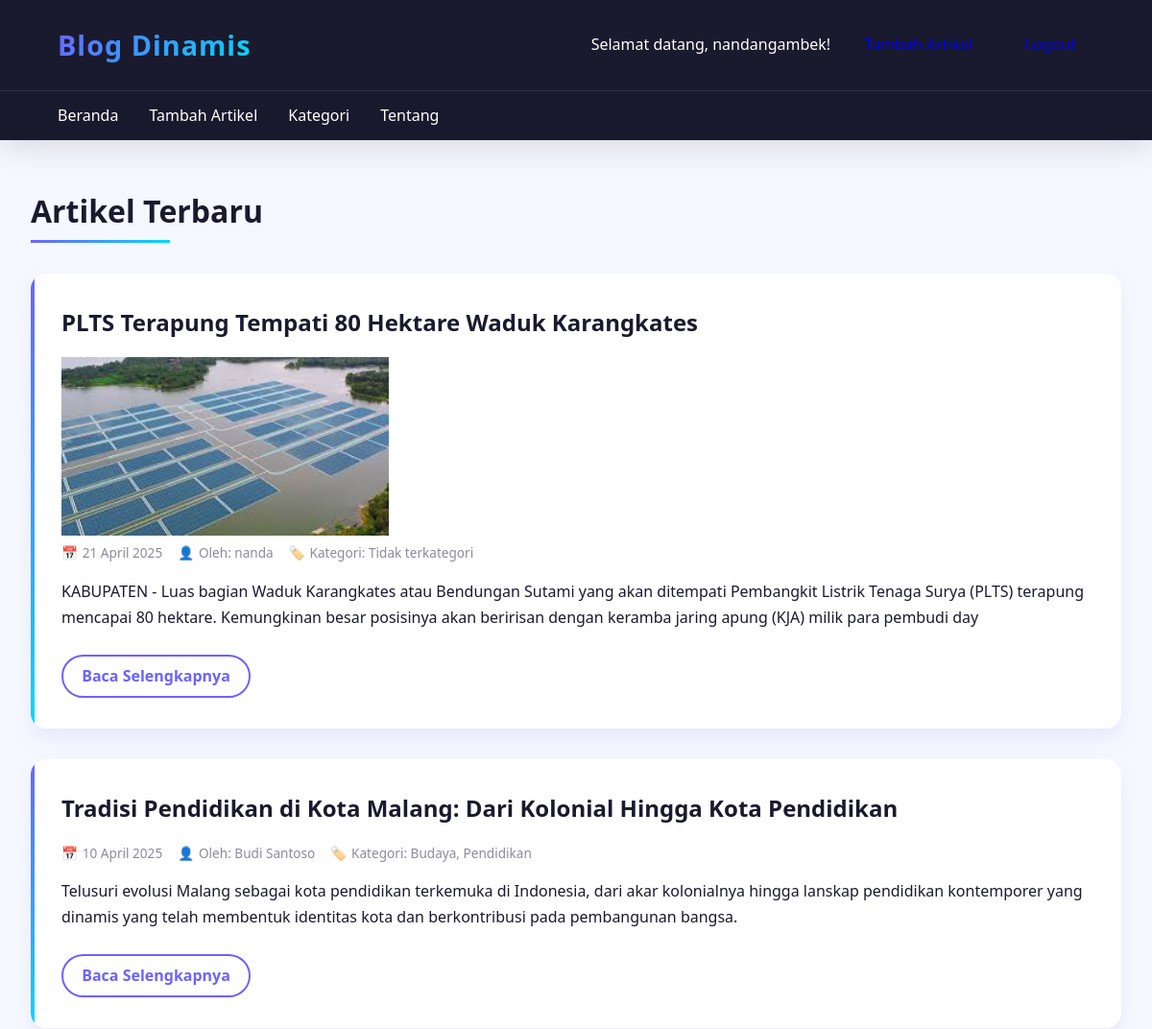
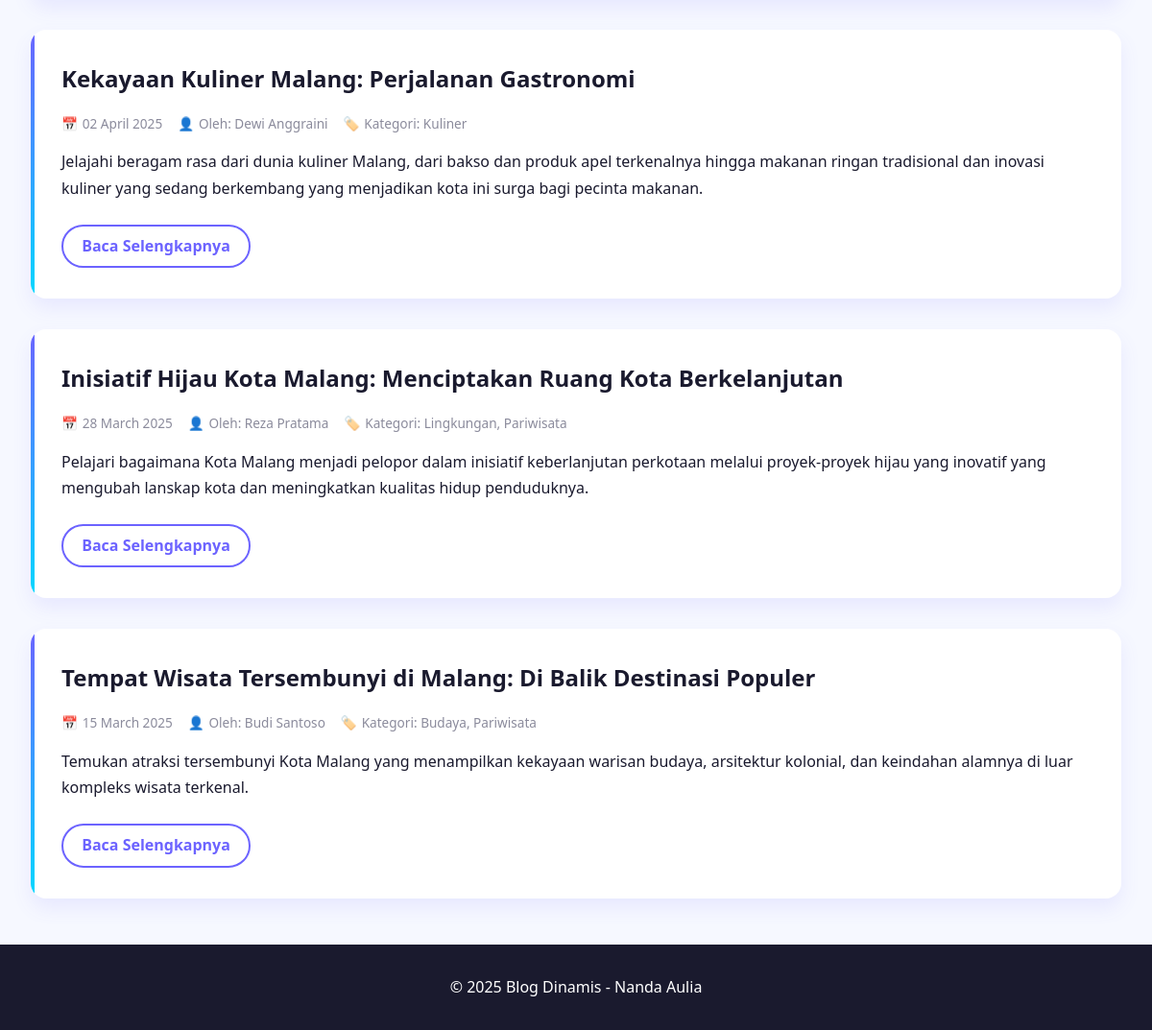
/index.php (signed in), run on the app's committed database (2 pictures, top to bottom).
### tables this page shows
CREATE TABLE IF NOT EXISTS `article` (
  `article_id` int NOT NULL AUTO_INCREMENT,
  `title` varchar(255) NOT NULL,
  `slug` varchar(100) NOT NULL,
  `content` text NOT NULL,
  `excerpt` varchar(255) DEFAULT NULL,
  `image_path` varchar(255) DEFAULT NULL,
  `status` enum('draft','published') DEFAULT 'draft',
  `published_at` datetime DEFAULT NULL,
  `created_at` timestamp NULL DEFAULT CURRENT_TIMESTAMP,
  `updated_at` timestamp NULL DEFAULT CURRENT_TIMESTAMP ON UPDATE CURRENT_TIMESTAMP,
  PRIMARY KEY (`article_id`),
  UNIQUE KEY `slug` (`slug`)
);

### index.php (the view, shortened to what this page needs)
<?php
require_once 'db_connect.php';
$query = "
    SELECT
        a.article_id,
        a.title,
        a.excerpt,
        a.content,
        a.published_at,
        a.image_path,
        GROUP_CONCAT(DISTINCT au.name SEPARATOR ', ') AS authors,
        GROUP_CONCAT(DISTINCT c.name SEPARATOR ', ') AS categories
    FROM
        article a
    LEFT JOIN
        article_author aa ON a.article_id = aa.article_id
    LEFT JOIN
        author au ON aa.author_id = au.author_id
    LEFT JOIN
        article_category ac ON a.article_id = ac.article_id
    LEFT JOIN
        category c ON ac.category_id = c.category_id
    WHERE
        a.status = 'published'
    GROUP BY
        a.article_id
    ORDER BY
        a.published_at DESC
";
$result = mysqli_query($conn, $query);
?>
<!DOCTYPE html>
<html lang="id">
<head>
    <link rel="stylesheet" href="styles/index.css">
</head>
<body>
    <header>
        <div class="header-container">
            <h1>Blog Dinamis</h1>
            <div class="user-section">
                <?php if(isset($_SESSION['user_id'])): ?>
                    <div class="user-profile">
                        <p>Selamat datang, <?php echo htmlspecialchars($_SESSION['username']); ?>!</p>
                        <a href="add_article.php" class="btn">Tambah Artikel</a>
                        <a href="logout.php" class="btn">Logout</a>
                    </div>
                <?php endif; ?>
            </div>
        </div>
        <nav>
            <ul>
                <li><a href="index.php">Beranda</a></li>
                <?php if(isset($_SESSION['user_id'])): ?>
                    <li><a href="add_article.php">Tambah Artikel</a></li>
                <?php endif; ?>
                <li><a href="#">Kategori</a></li>
                <li><a href="#">Tentang</a></li>
            </ul>
        </nav>
    </header>
    <main>
        <section class="articles">
            <h2>Artikel Terbaru</h2>
            <?php if (mysqli_num_rows($result) > 0): ?>
                <?php while ($row = mysqli_fetch_assoc($result)): ?>
                    <article class="article-card">
                        <h3><?php echo htmlspecialchars($row['title']); ?></h3>
                        <?php if (!empty($row['image_path'])): ?>
                            <div class="article-image">
                                <img src="<?php echo htmlspecialchars($row['image_path']); ?>" alt="<?php echo htmlspecialchars($row['title']); ?>">
                            </div>
                        <?php endif; ?>
                        <div class="article-meta">
                            <span class="date">
                                <?php echo date('d F Y', strtotime($row['published_at'])); ?>
                            </span>
                            <span class="authors">
                                Oleh: <?php echo htmlspecialchars($row['authors'] ?? 'Penulis tidak diketahui'); ?>
                            </span>
                            <span class="categories">
                                Kategori: <?php echo htmlspecialchars($row['categories'] ?? 'Tidak terkategori'); ?>
                            </span>
                        </div>
                        <?php if (!empty($row['excerpt'])): ?>
                            <p class="excerpt"><?php echo htmlspecialchars($row['excerpt']); ?></p>
                        <?php else: ?>
                            <p class="excerpt"><?php echo substr(strip_tags($row['content']), 0, 150) . '...'; ?></p>
                        <?php endif; ?>
                        <a href="article.php?id=<?php echo $row['article_id']; ?>" class="read-more">Baca Selengkapnya</a>
                    </article>
                <?php endwhile; ?>
            <?php else: ?>
                <p>Belum ada artikel yang dipublikasikan.</p>
            <?php endif; ?>
        </section>
    </main>
    <footer>
        <p>&copy; <?php echo date('Y'); ?> Blog Dinamis - Nanda Aulia</p>
    </footer>
</body>
</html>

### styles/index.css (style rules this page uses)
* { margin: 0; padding: 0; box-sizing: border-box; font-family: 'Poppins', 'Segoe UI', Tahoma, Geneva, Verdana, sans-serif; }
:root { --primary: #6c63ff; --primary-dark: #4b45b3; --secondary: #00d9ff; --dark: #1a1a2e; --light: #f6f8ff; --gray: #8b8b9c; --light-gray: #e6e8f0; --gradient: linear-gradient(135deg, var(--primary) 0%, var(--secondary) 100%); --shadow: 0 8px 30px rgba(0, 0, 0, 0.12); --card-shadow: 0 10px 20px rgba(108, 99, 255, 0.1); }
body { background-color: var(--light); color: var(--dark); line-height: 1.6; overflow-x: hidden; }
header { background: var(--dark); color: white; position: sticky; top: 0; z-index: 100; box-shadow: var(--shadow); }
.header-container { display: flex; justify-content: space-between; align-items: center; padding: 1.5rem 5%; }
header h1 { font-weight: 700; font-size: 1.8rem; background: var(--gradient); -webkit-background-clip: text; background-clip: text; color: transparent; letter-spacing: 1px; }
nav { background-color: rgba(26, 26, 46, 0.95); backdrop-filter: blur(8px); padding: 0.8rem 5%; border-top: 1px solid rgba(255, 255, 255, 0.1); }
nav ul { list-style: none; display: flex; gap: 2rem; }
nav ul li a { color: white; text-decoration: none; font-weight: 500; position: relative; padding: 0.5rem 0; transition: all 0.3s ease; }
nav ul li a::after { content: ''; position: absolute; bottom: 0; left: 0; width: 0; height: 2px; background: var(--gradient); transition: width 0.3s ease; }
.user-section { display: flex; align-items: center; }
.btn { padding: 0.6rem 1.2rem; border-radius: 50px; text-decoration: none; transition: all 0.3s ease; font-weight: 500; display: inline-block; text-align: center; border: none; cursor: pointer; }
.user-profile { display: flex; align-items: center; gap: 1rem; }
main { max-width: 1200px; margin: 3rem auto; padding: 0 2rem; }
.articles h2 { font-size: 2rem; margin-bottom: 2rem; position: relative; display: inline-block; padding-bottom: 0.5rem; }
.articles h2::after { content: ''; position: absolute; bottom: 0; left: 0; width: 60%; height: 3px; background: var(--gradient); }
.article-card { background: white; border-radius: 16px; padding: 2rem; margin-bottom: 2rem; box-shadow: var(--card-shadow); transition: transform 0.3s ease, box-shadow 0.3s ease; position: relative; overflow: hidden; }
.article-card::before { content: ''; position: absolute; top: 0; left: 0; width: 4px; height: 100%; background: var(--gradient); }
.article-card h3 { font-size: 1.5rem; margin-bottom: 1rem; color: var(--dark); }
.article-meta { display: flex; flex-wrap: wrap; gap: 1rem; font-size: 0.85rem; color: var(--gray); margin-bottom: 1rem; }
.article-meta span { display: flex; align-items: center; }
.date::before { content: '📅'; margin-right: 0.3rem; }
.authors::before { content: '👤'; margin-right: 0.3rem; }
.categories::before { content: '🏷️'; margin-right: 0.3rem; }
.excerpt { margin-bottom: 1.5rem; color: var(--dark); line-height: 1.7; }
.read-more { display: inline-block; color: var(--primary); text-decoration: none; font-weight: 600; padding: 0.5rem 1.2rem; border-radius: 50px; border: 2px solid var(--primary); transition: all 0.3s ease; }
footer { background-color: var(--dark); color: white; text-align: center; padding: 2rem 0; margin-top: 3rem; }
.article-card { animation: fadeIn 0.6s ease backwards; }
.article-card:nth-child(2) { animation-delay: 0.1s; }
.article-card:nth-child(3) { animation-delay: 0.2s; }
.article-card:nth-child(4) { animation-delay: 0.3s; }
.article-card:nth-child(5) { animation-delay: 0.4s; }

### data on the page
article: title "PLTS Terapung Tempati 80 Hektare Waduk Karangkates", image_path (picture), published_at "21 April 2025", authors "nanda", categories "Tidak terkategori", excerpt "KABUPATEN - Luas bagian Waduk Karangkates atau Bendungan Sutami yang akan ditempati Pembangkit Listrik Tenaga Surya (PLTS) terapung mencapai 80 hektare. Kemungkinan besar posisinya akan beririsan dengan keramba jaring apung (KJA) milik para pembudi day"
article: title "Tradisi Pendidikan di Kota Malang: Dari Kolonial Hingga Kota Pendidikan", published_at "10 April 2025", authors "Budi Santoso", categories "Budaya, Pendidikan", excerpt "Telusuri evolusi Malang sebagai kota pendidikan terkemuka di Indonesia, dari akar kolonialnya hingga lanskap pendidikan kontemporer yang dinamis yang telah membentuk identitas kota dan berkontribusi pada pembangunan bangsa."
article: title "Kekayaan Kuliner Malang: Perjalanan Gastronomi", published_at "02 April 2025", authors "Dewi Anggraini", categories "Kuliner", excerpt "Jelajahi beragam rasa dari dunia kuliner Malang, dari bakso dan produk apel terkenalnya hingga makanan ringan tradisional dan inovasi kuliner yang sedang berkembang yang menjadikan kota ini surga bagi pecinta makanan."
article: title "Inisiatif Hijau Kota Malang: Menciptakan Ruang Kota Berkelanjutan", published_at "28 March 2025", authors "Reza Pratama", categories "Lingkungan, Pariwisata", excerpt "Pelajari bagaimana Kota Malang menjadi pelopor dalam inisiatif keberlanjutan perkotaan melalui proyek-proyek hijau yang inovatif yang mengubah lanskap kota dan meningkatkan kualitas hidup penduduknya."
article: title "Tempat Wisata Tersembunyi di Malang: Di Balik Destinasi Populer", published_at "15 March 2025", authors "Budi Santoso", categories "Budaya, Pariwisata", excerpt "Temukan atraksi tersembunyi Kota Malang yang menampilkan kekayaan warisan budaya, arsitektur kolonial, dan keindahan alamnya di luar kompleks wisata terkenal."

### other printed values
$_SESSION['username'] "nandangambek"
